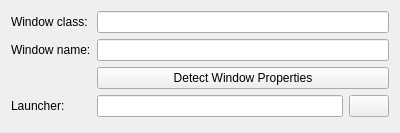
<?xml version="1.0" encoding="UTF-8"?>
<ui version="4.0">
 <class>LauncherProperties</class>
 <widget class="QWidget" name="LauncherProperties">
  <property name="geometry">
   <rect>
    <x>0</x>
    <y>0</y>
    <width>400</width>
    <height>133</height>
   </rect>
  </property>
  <layout class="QFormLayout" name="formLayout">
   <item row="0" column="0">
    <widget class="QLabel" name="label">
     <property name="text">
      <string>Window class:</string>
     </property>
    </widget>
   </item>
   <item row="0" column="1">
    <widget class="KLineEdit" name="classClass"/>
   </item>
   <item row="1" column="0">
    <widget class="QLabel" name="label_2">
     <property name="text">
      <string>Window name:</string>
     </property>
    </widget>
   </item>
   <item row="1" column="1">
    <widget class="KLineEdit" name="className"/>
   </item>
   <item row="2" column="1">
    <widget class="QPushButton" name="detect">
     <property name="text">
      <string>Detect Window Properties</string>
     </property>
    </widget>
   </item>
   <item row="3" column="0">
    <widget class="QLabel" name="label_3">
     <property name="text">
      <string>Launcher:</string>
     </property>
    </widget>
   </item>
   <item row="3" column="1">
    <layout class="QHBoxLayout" name="horizontalLayout_2">
     <item>
      <widget class="KLineEdit" name="launcher"/>
     </item>
     <item>
      <widget class="QPushButton" name="browse"/>
     </item>
    </layout>
   </item>
  </layout>
 </widget>
 <customwidgets>
  <customwidget>
   <class>KLineEdit</class>
   <extends>QLineEdit</extends>
   <header>klineedit.h</header>
  </customwidget>
 </customwidgets>
 <tabstops>
  <tabstop>classClass</tabstop>
  <tabstop>className</tabstop>
  <tabstop>detect</tabstop>
  <tabstop>launcher</tabstop>
  <tabstop>browse</tabstop>
 </tabstops>
 <resources/>
 <connections/>
</ui>
